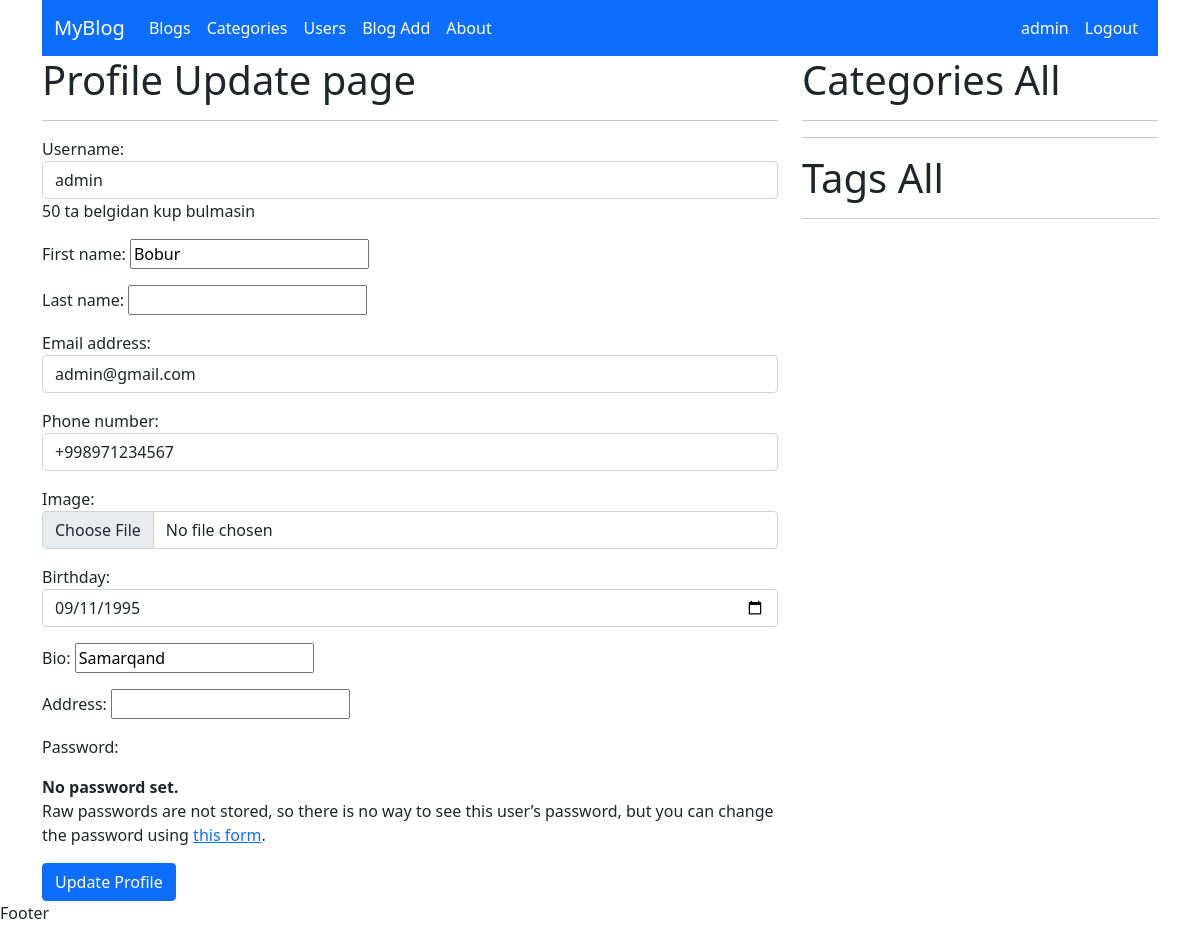
Screenshot of /user/profile-update/ (signed in) with the database file from the repository.
### user/models.py (models this page shows, shortened)
class UserProfile(AbstractUser):
    username = models.CharField(max_length=50, unique=True,
                                help_text="50 ta belgidan kup bulmasin"
                                )
    image = models.ImageField(upload_to='user/', null=True, blank=True)
    bio = models.CharField(max_length=200, null=True, blank=True)
    birthday = models.DateField(null=True, blank=True)
    address = models.CharField(max_length=200, null=True, blank=True)
    phone_number = models.CharField(max_length=13, null=True, blank=True)
    USERNAME_FIELD = "username"

### user/views.py (the view)
# urls.py: path('profile-update/', ProfileUpdate.as_view(), name='profile_update'),
class ProfileUpdate(UpdateView):
    form_class = ProfileUpdateForm
    template_name = 'profile_update.html'
    success_url = reverse_lazy('profile')
    def get_object(self):
        return UserProfile.objects.get(username=self.request.user.username)

### user/forms.py
class ProfileUpdateForm(UserChangeForm):
    class Meta:
        model = UserProfile
        fields = ['username', 'first_name', 'last_name',
                  'email', 'phone_number', 'image', 'birthday', 'bio', 'address']
        widgets = {
            'username': forms.TextInput(attrs={'name': 'username', 'class': 'form-control'}),
            'image': forms.FileInput(attrs={'name': 'username', 'class': 'form-control'}),
            'birthday': forms.DateInput(attrs={'name': 'username', 'type': 'date', 'class': 'form-control'}),
            'email': forms.EmailInput(
                attrs={'name': 'email', 'class': 'form-control', 'placeholder': 'Email kiriting'}),
            'phone_number': forms.TextInput(
                attrs={'class': 'form-control', 'placeholder': 'Tel kiriting'}),
        }

### templates/profile_update.html (shortened to what this page needs)
{% extends 'base.html' %}
{% block content %}
    <h1>Profile Update page</h1>
    <hr>
    <form method="post" enctype="multipart/form-data">
        {{ form.as_p }}
        <button type="submit" class="btn btn-primary">Update Profile</button>
    </form>
{% endblock %}

### templates/header.html (shortened to what this page needs)
<nav class="navbar navbar-expand-lg navbar-dark bg-primary">
    <div class="container">
        <a class="navbar-brand" href="{% url 'home' %}">MyBlog</a>
        <div class="collapse navbar-collapse" id="navbarSupportedContent">
            <ul class="navbar-nav me-auto mb-2 mb-lg-0">
                <li class="nav-item">
                    <a class="nav-link active" aria-current="page" href="{% url 'home' %}">Blogs</a>
                </li>
                <li class="nav-item">
                    <a class="nav-link active" href="{% url 'category_list' %}">Categories</a>
                </li>
                <li class="nav-item">
                    <a href="#" class="nav-link active">Users</a>
                </li>
                <li class="nav-item">
                    <a href="{% url 'create' %}" class="nav-link active">Blog Add</a>
                </li>
                <li class="nav-item">
                    <a class="nav-link active">About</a>
                </li>
            </ul>
            <ul class="navbar-nav  mb-2 mb-lg-0">
                {% if user.is_authenticated %}
                <li class="nav-item">
                    <a href="{% url 'profile' %}" class="nav-link active">{{ user.username }}</a>
                </li>
                <li class="nav-item">
                    <a href="{% url 'logout' %}" class="nav-link active">Logout</a>
                </li>
                {% endif %}
            </ul>
        </div>
    </div>
</nav>

### rows the page displays
UserProfile: username "admin", first_name "Bobur", email "admin@gmail.com", phone_number "+998971234567", birthday "09/11/1995", bio "Samarqand"
